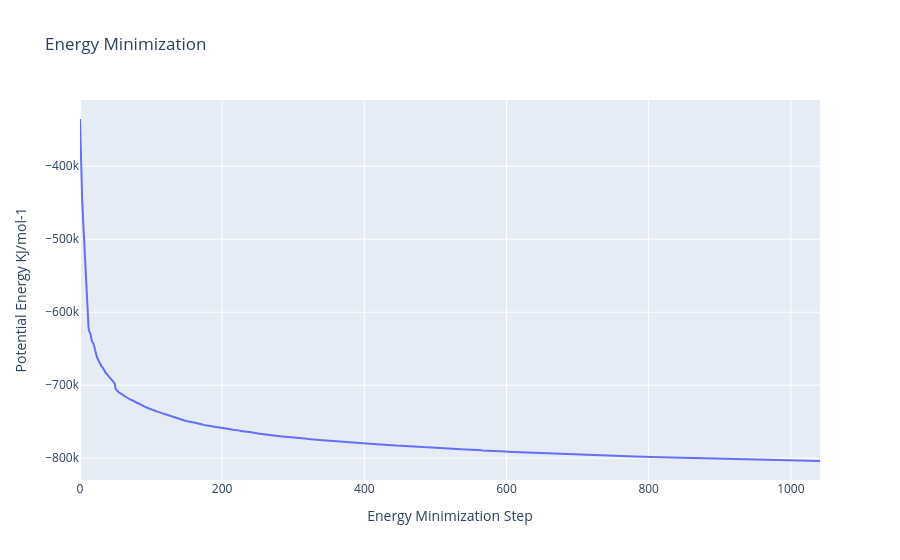

The notebook cell saved with this chart:
### Code cell
# Plot the potential energy, skipping the values higher than 1000 KJ/mol-1
plot_xvg({'Potential': MD_output_min_ene_xvg},
         title="Energy Minimization",
         ytitle="Potential Energy KJ/mol-1",
         xtitle="Energy Minimization Step",
         ymax=1000)

### Figure 1 — Plotly figure (JSON) as saved in the notebook; plotly's stock layout.template omitted (floating-point values rounded to 4 significant figures; data arrays with more than 128 entries replaced by an {"elided": "..."} marker saying what was removed)
{"data": [{"mode": "lines", "name": "Potential", "type": "scatter", "x": {"elided": "825 float values"}, "y": {"elided": "825 float values"}}], "layout": {"title": {"text": "Energy Minimization"}, "xaxis": {"title": {"text": "Energy Minimization Step"}}, "yaxis": {"title": {"text": "Potential Energy KJ/mol-1"}}}}
